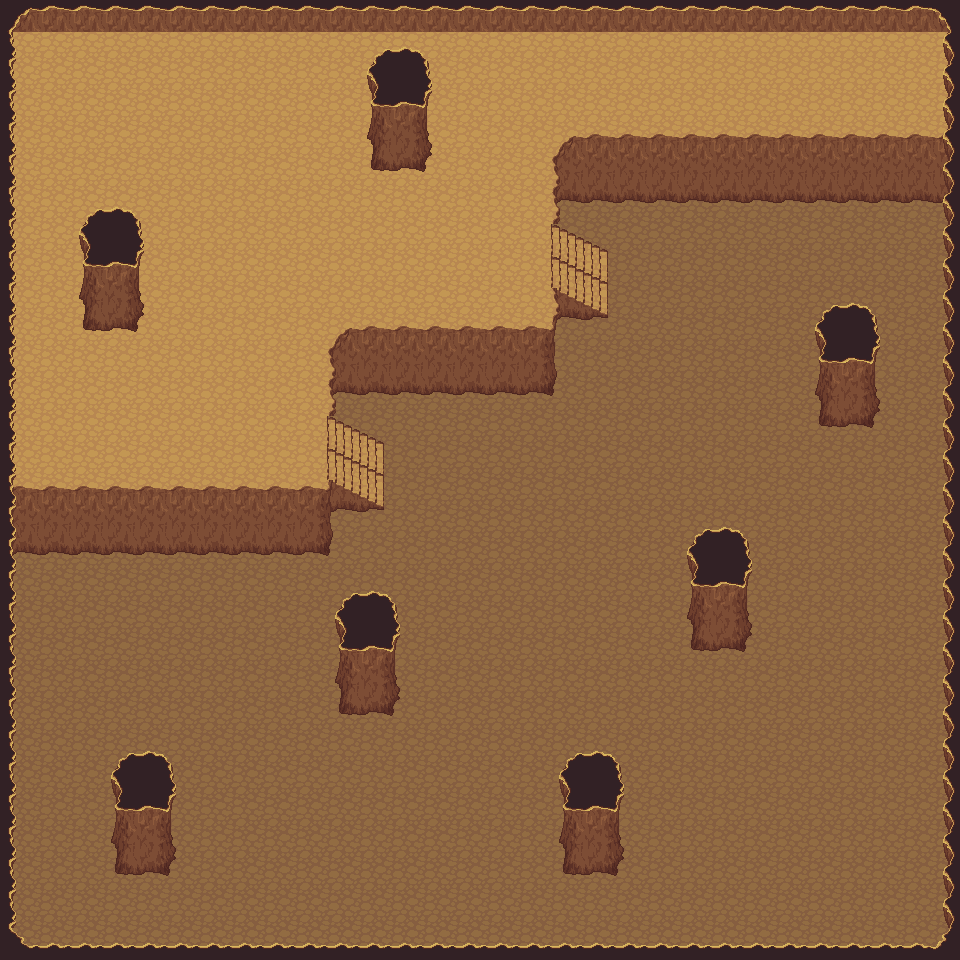

Rendered tile map (Tiled .tmx) drawn with the repository's tilesets; below, a short description and the map source with its tile grids summarised:
An orthogonal 30x30 tile map with 32x32 px tiles, 5 tile layers (floor, stairs2, stairs, upper_floor, ...), 2 tilesets and 4 objects.

<map version="1.10" tiledversion="1.10.1" orientation="orthogonal" renderorder="right-down" width="30" height="30" tilewidth="32" tileheight="32" infinite="0" nextlayerid="11" nextobjectid="5">
 <tileset firstgid="1" source="LPC Submissions Merged 2.0/Exterior Tiles.tsx" />
 <tileset firstgid="1025" source="LPC Submissions Merged 2.0/Terrain and Outside.tsx" />
 <layer id="3" name="floor" width="30" height="30">
  <properties>
   <property name="z" type="int" value="0" />
  </properties>
  <data>[900 cells, 900 non-empty, 1 distinct tile ids]</data>
 </layer>
 <layer id="9" name="stairs2" width="30" height="30">
  <properties>
   <property name="z" type="int" value="0" />
  </properties>
  <data>[900 cells, 8 non-empty, 4 distinct tile ids]</data>
 </layer>
 <layer id="7" name="stairs" width="30" height="30">
  <properties>
   <property name="z" type="int" value="0" />
  </properties>
  <data>[900 cells, 8 non-empty, 4 distinct tile ids]</data>
 </layer>
 <layer id="6" name="upper_floor" width="30" height="30">
  <properties>
   <property name="z" type="int" value="0" />
  </properties>
  <data>[900 cells, 369 non-empty, 11 distinct tile ids]</data>
 </layer>
 <layer id="5" name="pillars" width="30" height="30">
  <properties>
   <property name="z" type="int" value="1" />
  </properties>
  <data>[900 cells, 221 non-empty, 19 distinct tile ids]</data>
 </layer>
 <objectgroup id="10" name="collisions">
  <object id="1" x="-2" y="10.6667" width="22" height="937.697" />
  <object id="2" x="2.09091" y="937" width="953.909" height="27" />
  <object id="3" x="940" y="16" width="19" height="936" />
  <object id="4" x="544.5" y="288.5" width="13.5" height="35" />
 </objectgroup>
</map>
